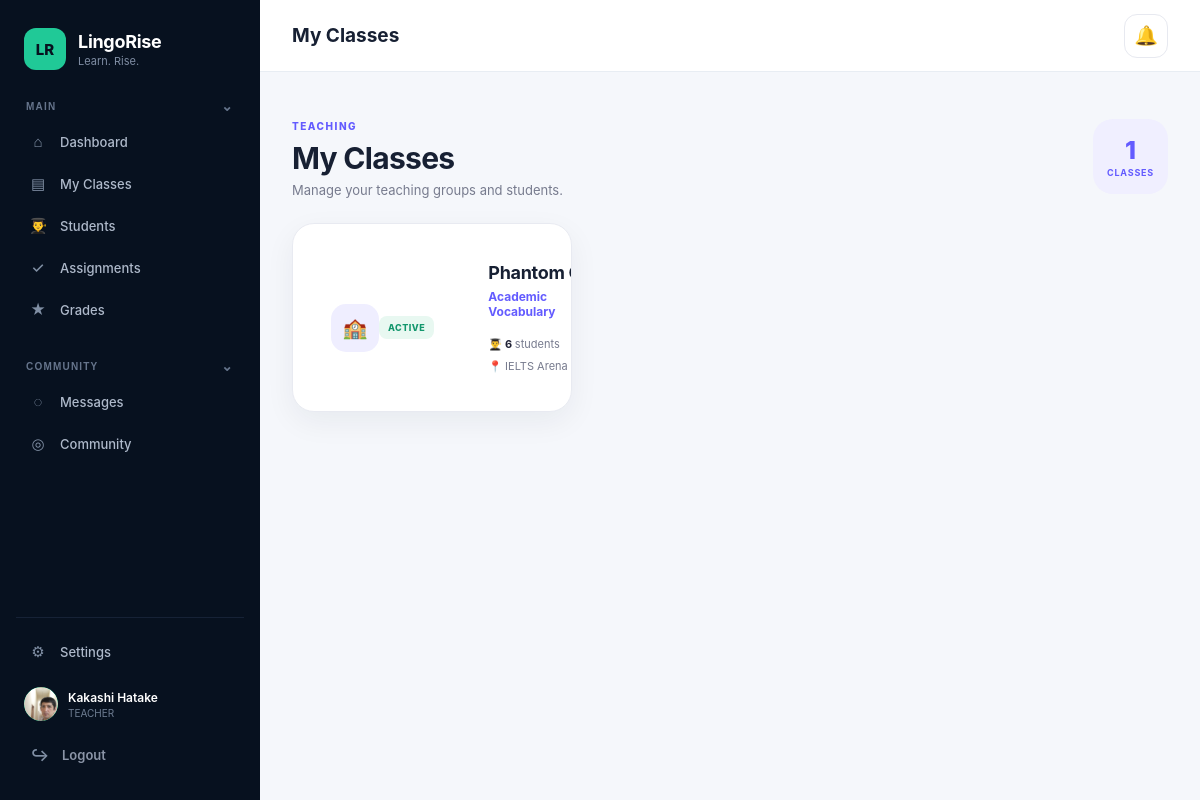
/teacher/classes/ (signed in), run on the app's committed database.
### apps/users/models.py (models this page shows, shortened)
class User(AbstractUser):
    class Role(models.TextChoices):
        ADMIN = "ADMIN", "Admin"
        TEACHER = "TEACHER", "Teacher"
        STUDENT = "STUDENT", "Student"
        STAFF = "STAFF", "Staff"
    email = models.EmailField(
        unique=True,
        db_index=True,
    )
    phone = models.CharField(
        max_length=20,
        blank=True,
    )
    role = models.CharField(
        max_length=20,
        choices=Role.choices,
        default=Role.STUDENT,
        db_index=True,
    )
    updated_at = models.DateTimeField(
        auto_now=True,
    )
    avatar = models.ImageField(
        upload_to="avatars/",
        blank=True,
        null=True,
    )
    notifications_enabled = models.BooleanField(
        default=True,
)

### apps/school/models.py (models this page shows, shortened)
class Group(models.Model):
    name = models.CharField(
        max_length=50,
    )
    teacher = models.ForeignKey(
        User,
        on_delete=models.CASCADE,
        related_name="teaching_groups",
    )
    students = models.ManyToManyField(
        User,
        related_name="student_groups",
        blank=True,
    )
    subject = models.ForeignKey(
        Subject,
        on_delete=models.PROTECT,
        related_name="groups",
    )
    classroom = models.ForeignKey(
        Classroom,
        on_delete=models.PROTECT,
        related_name="groups",
    )
    is_active = models.BooleanField(
        default=True,
        db_index=True,
    )
    created_at = models.DateTimeField(
        auto_now_add=True,
    )
    updated_at = models.DateTimeField(
        auto_now=True,
    )
    class Meta:
        ordering = ("name",)

class Subject(models.Model):
    name = models.CharField(
        max_length=100,
        unique=True,
    )
    code = models.CharField(
        max_length=20,
        unique=True,
    )
    description = models.TextField(
        blank=True,
    )
    is_active = models.BooleanField(
        default=True,
        db_index=True,
    )
    created_at = models.DateTimeField(
        auto_now_add=True,
    )
    updated_at = models.DateTimeField(
        auto_now=True,
    )
    class Meta:
        ordering = ("name",)

class Classroom(models.Model):
    name = models.CharField(
        max_length=100,
        unique=True,
    )
    room_number = models.CharField(
        max_length=20,
        unique=True,
    )
    capacity = models.PositiveIntegerField(
        default=20,
    )
    is_active = models.BooleanField(
        default=True,
        db_index=True,
    )
    created_at = models.DateTimeField(
        auto_now_add=True,
    )
    updated_at = models.DateTimeField(
        auto_now=True,
    )
    class Meta:
        ordering = ("room_number",)

### apps/school/views.py (the view)
@login_required
def teacher_classes(request):
    if request.user.role != User.Role.TEACHER:
        return redirect("dashboard")
    groups = (
        Group.objects
        .filter(
            teacher=request.user,
            is_active=True,
        )
        .select_related(
            "subject",
            "classroom",
        )
        .prefetch_related(
            "students",
        )
        .order_by("name")
    )
    return render(
        request,
        "school/teacher_classes.html",
        {
            "groups": groups,
        },
    )

### templates/school/teacher_classes.html (shortened to what this page needs)
{% extends "base.html" %}
{% block page_title %}
    My Classes
{% endblock %}
{% block content %}
<div class="teacher-classes">
    <div class="classes-header">
        <div>
            <span>TEACHING</span>
            <h1>
                My Classes
            </h1>
            <p>
                Manage your teaching groups and students.
            </p>
        </div>
        <div class="classes-count">
            {{ groups|length }}
            <small>classes</small>
        </div>
    </div>
    {% if groups %}
        <div class="classes-grid">
            {% for group in groups %}
                <div class="class-card">
                    <div class="class-card-top">
                        <div class="class-icon">
                            🏫
                        </div>
                        <span class="active-badge">
                            Active
                        </span>
                    </div>
                    <div class="class-card-body">
                        <h2>
                            {{ group.name }}
                        </h2>
                        {% if group.subject %}
                            <p class="subject">
                                {{ group.subject.name }}
                            </p>
                        {% endif %}
                        <div class="class-info">
                            <div>
                                👨‍🎓
                                <strong>
                                    {{ group.students.count }}
                                </strong>
                                students
                            </div>
                            {% if group.classroom %}
                                <div>
                                    📍
                                    {{ group.classroom.name }}
                                </div>
                            {% endif %}
                        </div>
                    </div>
                </div>
            {% endfor %}
        </div>
    {% endif %}
</div>
{% endblock %}

### templates/base.html (shortened to what this page needs)
{% load static %}
<!DOCTYPE html>
<html lang="en">
<head>
    <link
        rel="stylesheet"
        href="{% static 'css/style.css' %}"
    >
</head>
<body>
<div class="app">
    <aside class="sidebar">
        <div class="brand">
            <div class="brand-icon">
                LR
            </div>
            <div class="brand-info">
                <div class="brand-name">
                    LingoRise
                </div>
                <div class="brand-tagline">
                    Learn. Rise.
                </div>
            </div>
        </div>
        <nav class="sidebar-nav">
            {% if user.role == "TEACHER" %}
                <div class="nav-section">
                    <button
                        type="button"
                        class="nav-section-toggle"
                        onclick="toggleSection('teacher-main-section', this)"
                    >
                        <span>MAIN</span>
                        <span class="section-arrow">⌄</span>
                    </button>
                    <div
                        class="nav-section-items open"
                        id="teacher-main-section"
                    >
                        <a
                            href="{% url 'dashboard' %}"
                            class="nav-item"
                        >
                            <span class="nav-icon">⌂</span>
                            <span>Dashboard</span>
                        </a>
                        <a
                            href="{% url 'teacher_classes' %}"
                            class="nav-item"
                        >
                            <span class="nav-icon">▤</span>
                            <span>My Classes</span>
                        </a>
                        <a
                            href="{% url 'teacher_students' %}"
                            class="nav-item"
                        >
                            <span class="nav-icon">👨‍🎓</span>
                            <span>Students</span>
                        </a>
                        <a
                            href="{% url 'teacher_assignments' %}"
                            class="nav-item"
                        >
                            <span class="nav-icon">✓</span>
                            <span>Assignments</span>
                        </a>
                        <a
                            href="{% url 'teacher_grades' %}"
                            class="nav-item"
                        >
                            <span class="nav-icon">★</span>
                            <span>Grades</span>
                        </a>
                    </div>
                </div>
                <div class="nav-section">
                    <button
                        type="button"
                        class="nav-section-toggle"
                        onclick="toggleSection('teacher-community-section', this)"
                    >
                        <span>COMMUNITY</span>
                        <span class="section-arrow">⌄</span>
                    </button>
                    <div
                        class="nav-section-items open"
                        id="teacher-community-section"
                    >
                        <a
                            href="{% url 'teacher_messages' %}"
                            class="nav-item"
                        >
                            <span class="nav-icon">◌</span>
                            <span>Messages</span>
                        </a>
                        <a
                            href="{% url 'community' %}"
                            class="nav-item"
                        >
                            <span class="nav-icon">◎</span>
                            <span>Community</span>
                        </a>
                    </div>
                </div>
            {% endif %}
        </nav>
        <div class="sidebar-bottom">
            {% if user.role == "ADMIN" %}
                <div class="nav-section">
                    <div class="nav-section-title">
                        MAIN
                    </div>
                    <a
                        href="{% url 'teacher_dashboard' %}"
                        class="nav-item"
                    >
                        <span class="nav-icon">⌂</span>
                        <span>Dashboard</span>
                    </a>
                </div>
                <div class="nav-section">
                    <div class="nav-section-title">
                        MANAGEMENT
                    </div>
                    <a
                        href="/admin/users/user/"
                        class="nav-item"
                    >
                        <span class="nav-icon">👨‍🎓</span>
                        <span>Students</span>
                    </a>
                    <a
                        href="/admin/users/user/"
                        class="nav-item"
                    >
                        <span class="nav-icon">👨‍🏫</span>
                        <span>Teachers</span>
                    </a>
                    <a
                        href="/admin/school/group/"
                        class="nav-item"
                    >
                        <span class="nav-icon">🏫</span>
                        <span>Groups</span>
                    </a>
                    <a
                        href="/admin/school/subject/"
                        class="nav-item"
                    >
                        <span class="nav-icon">📚</span>
                        <span>Subjects</span>
                    </a>
                    <a
                        href="/admin/school/classroom/"
                        class="nav-item"
                    >
                        <span class="nav-icon">🏢</span>
                        <span>Classrooms</span>
                    </a>
                </div>
                <div class="nav-section">
                    <div class="nav-section-title">
                        ACADEMIC
                    </div>
                    <a
                        href="/admin/school/assignment/"
                        class="nav-item"
                    >
                        <span class="nav-icon">📝</span>
                        <span>Assignments</span>
                    </a>
                    <a
                        href="/admin/school/grade/"
                        class="nav-item"
                    >
                        <span class="nav-icon">📊</span>
                        <span>Grades</span>
                    </a>
                </div>
                <div class="nav-section">
                    <div class="nav-section-title">
                        SYSTEM
                    </div>
                    <a
                        href="/admin/"
                        class="nav-item"
                    >
                        <span class="nav-icon">⚙</span>
                        <span>Admin Panel</span>
                    </a>
                </div>
            {% else %}
                <a
                    href="{% url 'settings' %}"
                    class="nav-item"
                >
                    <span class="nav-icon">
                         ⚙
                    </span>
                      <span>
                        Settings
                    </span>
                 </a>
            {% endif %}
            <div class="user-profile">
    <div class="user-avatar">
        {% if user.avatar %}
            <img
                src="{{ user.avatar.url }}"
                alt="{{ user.username }}"
            >
        {% else %}
            {{ user.username|first|upper }}
        {% endif %}
    </div>
    <div class="user-info">
        <div class="user-name">
            {{ user.get_full_name|default:user.username }}
        </div>
        <div class="user-role">
            {{ user.role|default:"User" }}
        </div>
    </div>
</div>
            <button
                type="button"
                class="logout"
                onclick="openLogoutModal()"
            >
                <span class="nav-icon">↪</span>
                <span>Logout</span>
            </button>
        </div>
    </aside>
    <main class="main-content">
        <header class="topbar">
            <div class="page-heading">
                {% block page_title %}{% endblock %}
            </div>
            <div class="notification-wrapper">
                <button
                    type="button"
                    class="notification-button"
                    id="notification-button"
                    aria-label="Notifications"
                    aria-expanded="false"
                >
                    🔔
                </button>
            </div>
        </header>
        <section class="page-content">
            {% block content %}
            {% endblock %}
        </section>
    </main>
</div>
</body>
</html>

### data on the page
User: avatar (picture), get_full_name "Kakashi Hatake", role "TEACHER"
Group: name "Phantom…", subject.name "Academic Vocabulary", students.count "6", classroom.name "IELTS Arena"

### other printed values
{{ groups|length }} "1"
